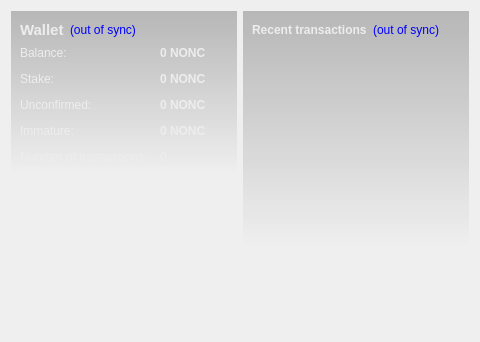
<?xml version="1.0" encoding="UTF-8"?>
<ui version="4.0">
 <class>OverviewPage</class>
 <widget class="QWidget" name="OverviewPage">
  <property name="geometry">
   <rect>
    <x>0</x>
    <y>0</y>
    <width>480</width>
    <height>342</height>
   </rect>
  </property>
  <property name="windowTitle">
   <string>Form</string>
  </property>
  <property name="styleSheet">
   <string notr="true">#OverviewPage { color: #ededed; }</string>
  </property>
  <layout class="QHBoxLayout" name="horizontalLayout" stretch="1,1">
   <item>
    <layout class="QVBoxLayout" name="verticalLayout_2">
     <item>
      <widget class="QFrame" name="frame">
       <property name="styleSheet">
        <string notr="true">#frame { background-color: qlineargradient(spread:pad, x1:0, y1:0, x2:0, y2:1, stop:0 rgba(0,0,0,60), stop:1.0 rgba(0,0,0,0)); }</string>
       </property>
       <layout class="QVBoxLayout" name="verticalLayout_4">
        <item>
         <layout class="QHBoxLayout" name="horizontalLayout_4">
          <item>
           <widget class="QLabel" name="label_5">
            <property name="font">
             <font>
              <pointsize>11</pointsize>
              <weight>75</weight>
              <bold>true</bold>
             </font>
            </property>
            <property name="styleSheet">
             <string notr="true">color: #ededed;</string>
            </property>
            <property name="text">
             <string>Wallet</string>
            </property>
           </widget>
          </item>
          <item>
           <widget class="QLabel" name="labelWalletStatus">
            <property name="toolTip">
             <string>The displayed information may be out of date. Your wallet automatically synchronizes with the NonameCoin network after a connection is established, but this process has not completed yet.</string>
            </property>
            <property name="styleSheet">
             <string notr="true">QLabel { color: blue; }</string>
            </property>
            <property name="text">
             <string notr="true">(out of sync)</string>
            </property>
            <property name="alignment">
             <set>Qt::AlignLeading|Qt::AlignLeft|Qt::AlignVCenter</set>
            </property>
           </widget>
          </item>
          <item>
           <spacer name="horizontalSpacer_2">
            <property name="orientation">
             <enum>Qt::Horizontal</enum>
            </property>
            <property name="sizeHint" stdset="0">
             <size>
              <width>40</width>
              <height>20</height>
             </size>
            </property>
           </spacer>
          </item>
         </layout>
        </item>
        <item>
         <layout class="QFormLayout" name="formLayout_2">
          <property name="fieldGrowthPolicy">
           <enum>QFormLayout::AllNonFixedFieldsGrow</enum>
          </property>
          <property name="horizontalSpacing">
           <number>12</number>
          </property>
          <property name="verticalSpacing">
           <number>12</number>
          </property>
          <item row="0" column="0">
           <widget class="QLabel" name="label">
            <property name="styleSheet">
             <string notr="true">color: #ededed;</string>
            </property>
            <property name="text">
             <string>Balance:</string>
            </property>
           </widget>
          </item>
          <item row="0" column="1">
           <widget class="QLabel" name="labelBalance">
            <property name="font">
             <font>
              <weight>75</weight>
              <bold>true</bold>
             </font>
            </property>
            <property name="cursor">
             <cursorShape>IBeamCursor</cursorShape>
            </property>
            <property name="toolTip">
             <string>Your current balance</string>
            </property>
            <property name="styleSheet">
             <string notr="true">color: #ededed;</string>
            </property>
            <property name="text">
             <string notr="true">0 NONC</string>
            </property>
            <property name="textInteractionFlags">
             <set>Qt::LinksAccessibleByMouse|Qt::TextSelectableByKeyboard|Qt::TextSelectableByMouse</set>
            </property>
           </widget>
          </item>
          <item row="1" column="0">
           <widget class="QLabel" name="label_6">
            <property name="styleSheet">
             <string notr="true">color: #ededed;</string>
            </property>
            <property name="text">
             <string>Stake:</string>
            </property>
           </widget>
          </item>
          <item row="1" column="1">
           <widget class="QLabel" name="labelStake">
            <property name="font">
             <font>
              <weight>75</weight>
              <bold>true</bold>
             </font>
            </property>
            <property name="cursor">
             <cursorShape>IBeamCursor</cursorShape>
            </property>
            <property name="toolTip">
             <string>Total of coins that was staked, and do not yet count toward the current balance</string>
            </property>
            <property name="styleSheet">
             <string notr="true">color: #ededed;</string>
            </property>
            <property name="text">
             <string notr="true">0 NONC</string>
            </property>
            <property name="textInteractionFlags">
             <set>Qt::LinksAccessibleByMouse|Qt::TextSelectableByKeyboard|Qt::TextSelectableByMouse</set>
            </property>
           </widget>
          </item>
          <item row="2" column="0">
           <widget class="QLabel" name="label_3">
            <property name="styleSheet">
             <string notr="true">color: #ededed;</string>
            </property>
            <property name="text">
             <string>Unconfirmed:</string>
            </property>
           </widget>
          </item>
          <item row="2" column="1">
           <widget class="QLabel" name="labelUnconfirmed">
            <property name="font">
             <font>
              <weight>75</weight>
              <bold>true</bold>
             </font>
            </property>
            <property name="cursor">
             <cursorShape>IBeamCursor</cursorShape>
            </property>
            <property name="toolTip">
             <string>Total of transactions that have yet to be confirmed, and do not yet count toward the current balance</string>
            </property>
            <property name="styleSheet">
             <string notr="true">color: #ededed;</string>
            </property>
            <property name="text">
             <string notr="true">0 NONC</string>
            </property>
            <property name="textInteractionFlags">
             <set>Qt::LinksAccessibleByMouse|Qt::TextSelectableByKeyboard|Qt::TextSelectableByMouse</set>
            </property>
           </widget>
          </item>
          <item row="3" column="0">
           <widget class="QLabel" name="labelImmatureText">
            <property name="styleSheet">
             <string notr="true">color: #ededed;</string>
            </property>
            <property name="text">
             <string>Immature:</string>
            </property>
           </widget>
          </item>
          <item row="3" column="1">
           <widget class="QLabel" name="labelImmature">
            <property name="font">
             <font>
              <weight>75</weight>
              <bold>true</bold>
             </font>
            </property>
            <property name="toolTip">
             <string>Mined balance that has not yet matured</string>
            </property>
            <property name="styleSheet">
             <string notr="true">color: #ededed;</string>
            </property>
            <property name="text">
             <string notr="true">0 NONC</string>
            </property>
            <property name="textInteractionFlags">
             <set>Qt::LinksAccessibleByMouse|Qt::TextSelectableByKeyboard|Qt::TextSelectableByMouse</set>
            </property>
           </widget>
          </item>
          <item row="4" column="0">
           <widget class="QLabel" name="label_2">
            <property name="styleSheet">
             <string notr="true">color: #ededed;</string>
            </property>
            <property name="text">
             <string>Number of transactions:</string>
            </property>
           </widget>
          </item>
          <item row="4" column="1">
           <widget class="QLabel" name="labelNumTransactions">
            <property name="toolTip">
             <string>Total number of transactions in wallet</string>
            </property>
            <property name="styleSheet">
             <string notr="true">color: #ededed;</string>
            </property>
            <property name="text">
             <string notr="true">0</string>
            </property>
           </widget>
          </item>
         </layout>
        </item>
       </layout>
      </widget>
     </item>
     <item>
      <spacer name="verticalSpacer">
       <property name="orientation">
        <enum>Qt::Vertical</enum>
       </property>
       <property name="sizeHint" stdset="0">
        <size>
         <width>20</width>
         <height>40</height>
        </size>
       </property>
      </spacer>
     </item>
     <item>
      <widget class="QLabel" name="label_6">
       <property name="text">
        <string/>
       </property>
       <property name="pixmap">
        <pixmap resource="../bitcoin.qrc">:/images/backg</pixmap>
       </property>
       <property name="scaledContents">
        <bool>false</bool>
       </property>
       <property name="alignment">
        <set>Qt::AlignCenter</set>
       </property>
       <property name="margin">
        <number>-2</number>
       </property>
      </widget>
     </item>
    </layout>
   </item>
   <item>
    <layout class="QVBoxLayout" name="verticalLayout_3">
     <item>
      <widget class="QFrame" name="frame_2">
       <property name="styleSheet">
        <string notr="true">#frame_2 { background-color: qlineargradient(spread:pad, x1:0, y1:0, x2:0, y2:1, stop:0 rgba(0,0,0,60), stop:1.0 rgba(0,0,0,0)); }</string>
       </property>
       <layout class="QVBoxLayout" name="verticalLayout">
        <item>
         <layout class="QHBoxLayout" name="horizontalLayout_2">
          <item>
           <widget class="QLabel" name="label_4">
            <property name="styleSheet">
             <string notr="true">color: #ededed;</string>
            </property>
            <property name="text">
             <string>&lt;b&gt;Recent transactions&lt;/b&gt;</string>
            </property>
           </widget>
          </item>
          <item>
           <widget class="QLabel" name="labelTransactionsStatus">
            <property name="toolTip">
             <string>The displayed information may be out of date. Your wallet automatically synchronizes with the NonameCoin network after a connection is established, but this process has not completed yet.</string>
            </property>
            <property name="styleSheet">
             <string notr="true">QLabel { color: blue; }</string>
            </property>
            <property name="text">
             <string notr="true">(out of sync)</string>
            </property>
            <property name="alignment">
             <set>Qt::AlignRight|Qt::AlignTrailing|Qt::AlignVCenter</set>
            </property>
           </widget>
          </item>
          <item>
           <spacer name="horizontalSpacer">
            <property name="orientation">
             <enum>Qt::Horizontal</enum>
            </property>
            <property name="sizeHint" stdset="0">
             <size>
              <width>40</width>
              <height>20</height>
             </size>
            </property>
           </spacer>
          </item>
         </layout>
        </item>
        <item>
         <widget class="QListView" name="listTransactions">
          <property name="styleSheet">
           <string notr="true">QListView { background: transparent; }</string>
          </property>
          <property name="frameShape">
           <enum>QFrame::NoFrame</enum>
          </property>
          <property name="verticalScrollBarPolicy">
           <enum>Qt::ScrollBarAlwaysOff</enum>
          </property>
          <property name="horizontalScrollBarPolicy">
           <enum>Qt::ScrollBarAlwaysOff</enum>
          </property>
          <property name="selectionMode">
           <enum>QAbstractItemView::NoSelection</enum>
          </property>
         </widget>
        </item>
       </layout>
      </widget>
     </item>
     <item>
      <spacer name="verticalSpacer_2">
       <property name="orientation">
        <enum>Qt::Vertical</enum>
       </property>
       <property name="sizeHint" stdset="0">
        <size>
         <width>20</width>
         <height>40</height>
        </size>
       </property>
      </spacer>
     </item>
    </layout>
   </item>
  </layout>
 </widget>
 <resources>
  <include location="../bitcoin.qrc"/>
 </resources>
 <connections/>
</ui>
